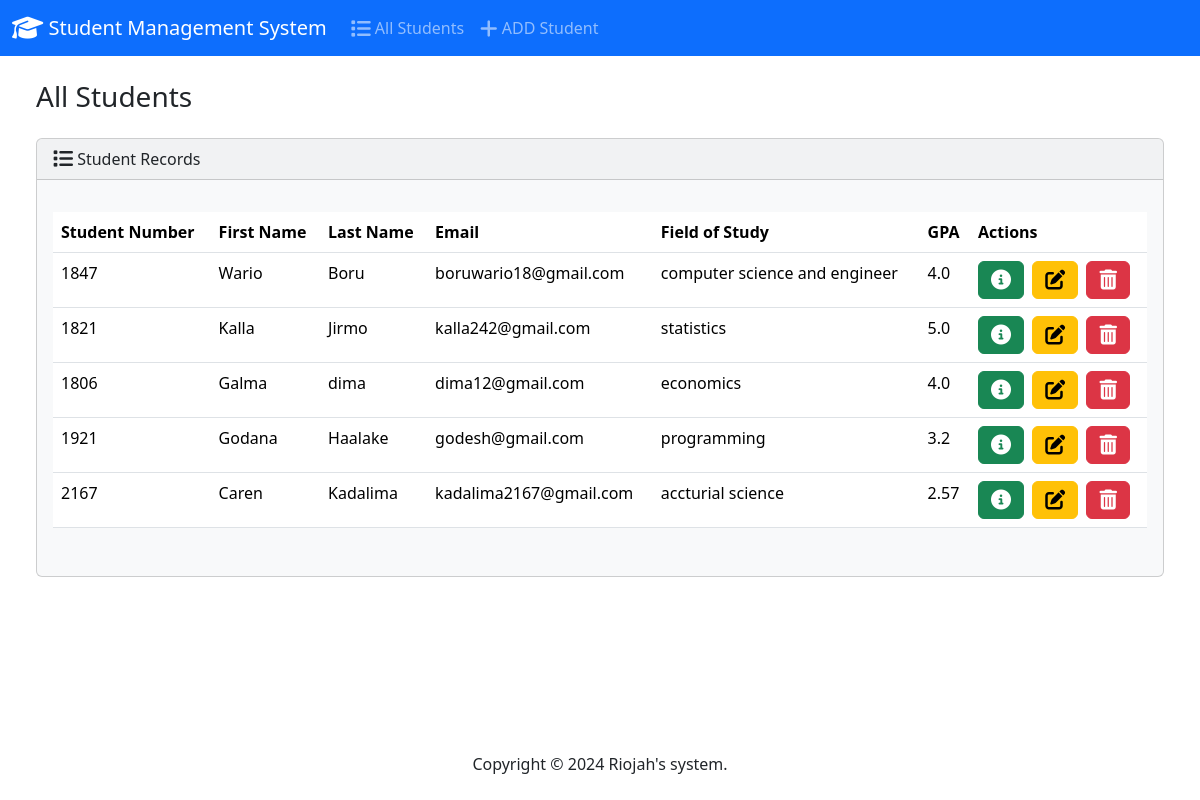
The page / on the database its author committed.
### student/models.py (models this page shows)
class Students(models.Model):
    student_number=models.PositiveIntegerField()
    First_name=models.CharField(max_length=30)
    Last_name=models.CharField(max_length=30)
    Email=models.CharField(max_length=100)
    Field_of_study=models.CharField(max_length=50)
    GPA=models.FloatField()

### student/views.py (the view)
# urls.py: path('',views.index,name='index'),
def index(request):
    return render(request,'index.html',{
        'students' : Students.objects.all()
    })

### student/templates/index.html (shortened to what this page needs)
{% extends "Base.html" %}
{% block body %}
<h3 class="m-4">All Students</h3>
<div class="row">
  <div class="col-12">
    {% if students %}
    <div class="card bg-light ms-4 me-4 mb-4">
      <div class="card-header">
        <i class="fa-solid fa-list fa-lg"></i> Student Records
      </div>
      <div class="card-body">
        <p class="card-text">
          <div class="table-responsive">
            <table class="table table-hover">
              <thead>
                <tr>
                  <th scope="col">Student Number</th>
                  <th scope="col">First Name</th>
                  <th scope="col">Last Name</th>
                  <th scope="col">Email</th>
                  <th scope="col">Field of Study</th>
                  <th scope="col">GPA</th>
                  <th scope="col">Actions</th>
                </tr>
              </thead>
              <tbody>
                {% for student in students %}
                  <tr>
                    <td>{{ student.student_number }}</td>
                    <td>{{ student.First_name }}</td>
                    <td>{{ student.Last_name }}</td>
                    <td>{{ student.Email }}</td>
                    <td>{{ student.Field_of_study }}</td>
                    <td>{{ student.GPA }}</td>
                    <td>
                      <button type="button" class="btn btn-success me-1" href="{% url 'view_student' student.id %}" data-bs-toggle="modal" data-bs-target="#myModal{{student.id}}">
                        <i class="fa-solid fa-circle-info fa-lg"></i>
                      </button>
                      <a class="btn btn-warning me-1" href="{% url 'edit' student.id %}">
                        <i class="fa-solid fa-pen-to-square fa-lg"></i>
                      </a>
                      <button type="button" class="btn btn-danger" data-bs-toggle="modal" data-bs-target="#delete{{student.id}}">
                        <i class="fa-solid fa-trash-can fa-lg"></i>
                      </button>
                    </td>
                  </tr>
                {% endfor %}
              </tbody>
            </table>
          </div>
        </p>
      </div>
    </div>
    {% else %}
      <h5 class="alert alert-primary ms-4 me-4">No Student Records</h5>
    {% endif %}
  </div>
</div>
{% endblock %}

### student/templates/Base.html (shortened to what this page needs)
{% load static %}
<!DOCTYPE html>
<html lang="en">
  <head>
    <link rel="stylesheet" href="https://cdnjs.cloudflare.com/ajax/libs/font-awesome/6.1.1/css/all.min.css">
    <link href="{% static 'css/style/bootstrap.min.css' %}" rel="stylesheet">
  </head>
  <body class="d-flex flex-column min-vh-100">
    <nav class="navbar navbar-expand-lg navbar-dark bg-primary">
      <div class="container-fluid">
        <a class="navbar-brand" href="{% url 'index' %}">
          <i class="fa-solid fa-graduation-cap fa-lg"></i> Student Management System
        </a>
        <div class="collapse navbar-collapse" id="navbarColor01">
          <ul class="navbar-nav me-auto">
            <li class="nav-item">
              <a class="nav-link" href="{% url 'index' %}">
                <i class="fa-solid fa-list fa-lg"></i> All Students
              </a>
            </li>
            <li class="nav-item">
              <a class="nav-link" href="{% url 'Add' %}">
                <i class="fa-solid fa-plus fa-lg"></i> ADD Student
              </a>
            </li>
          </ul>
        </div>
      </div>
    </nav>
    <div class="container-fluid">
      {% block body %}
      {% endblock %}
    </div>
    <footer class="mt-auto mb-4">
      <div class="text-center">
        <span>
          Copyright &copy; <script>document.write(new Date().getFullYear())</script> Riojah's system.
        </span>
      </div>
    </footer>
  </body>
</html>

### rows shown on the page
Students: student_number "1847", First_name "Wario", Last_name "Boru", Email "boruwario18@gmail.com", Field_of_study "computer science and engineer", GPA "4.0"
Students: student_number "1821", First_name "Kalla", Last_name "Jirmo", Email "kalla242@gmail.com", Field_of_study "statistics", GPA "5.0"
Students: student_number "1806", First_name "Galma", Last_name "dima", Email "dima12@gmail.com", Field_of_study "economics", GPA "4.0"
Students: student_number "1921", First_name "Godana", Last_name "Haalake", Email "godesh@gmail.com", Field_of_study "programming", GPA "3.2"
Students: student_number "2167", First_name "Caren", Last_name "Kadalima", Email "kadalima2167@gmail.com", Field_of_study "accturial science", GPA "2.57"
